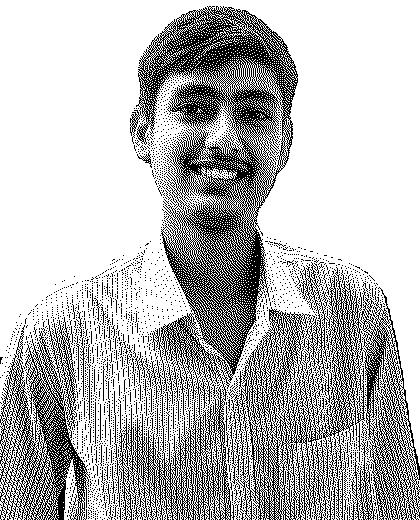
#> input picture data/portrait_dither.png, 420 x 520 px, given in place of portrait_final.png, which was not available
$ python test_dither.py
#> lines starting #> are read from the running program, lines starting #| are printed output that depends on the picture; after the words box and inside, x2 and y2 are one past the last pixel; in counts of white or black regions, pixels touching at a corner belong together; pictures that were not available may be replaced by others from this repository, and a replacement may not be noted
import cv2
import numpy as np
from PIL import Image, ImageEnhance

# 1. Load image and mask
img = cv2.imread('assets/portrait_final.png')
#> img is the input picture: shape (520, 420, 3); 72.8% white; black in thin lines or dots
# Cropping top space
height, width = img.shape[:2]
#> height = 520; width = 420
top = max(0, int(height * 0.015))
#> top = 7
img = img[top:height, :]
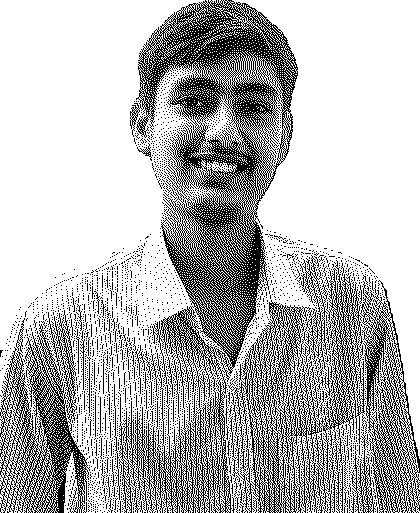
#> img: shape (513, 420, 3); 72.4% white; black in thin lines or dots

mask = cv2.imread('data/portrait_mask.png', cv2.IMREAD_GRAYSCALE)
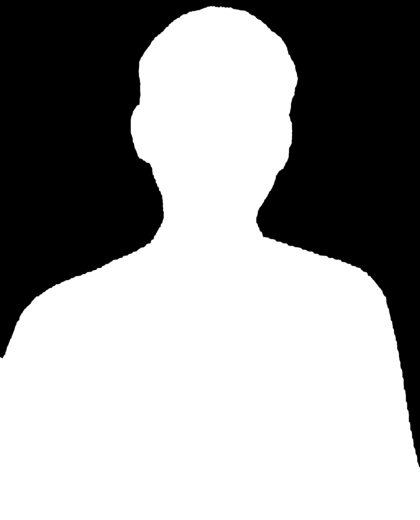
#> input picture data/portrait_mask.png, 420 x 520 px
#> mask is the input picture: shape (520, 420); min 0, max 255, mean 156.7

# 2. Resize
target_width, target_height = 420, 520
img_rgb = cv2.cvtColor(img, cv2.COLOR_BGR2RGB)
resized_img = cv2.resize(img_rgb, (target_width, target_height), interpolation=cv2.INTER_LANCZOS4)
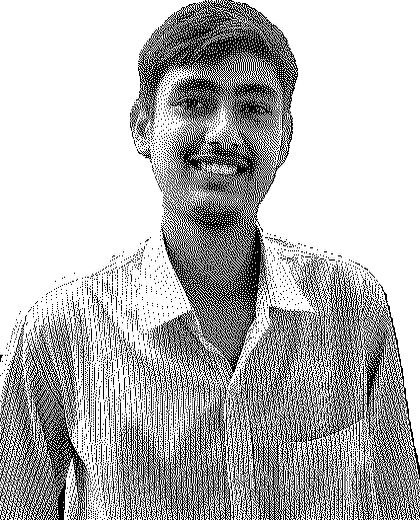
#> resized_img: shape (520, 420, 3); min 0, max 255, mean 184.1
resized_mask = cv2.resize(mask, (target_width, target_height), interpolation=cv2.INTER_AREA)

# 3. Enhance with PIL
pil_img = Image.fromarray(resized_img)
enhancer = ImageEnhance.Contrast(pil_img)
pil_img = enhancer.enhance(1.2) # modest contrast
enhancer = ImageEnhance.Brightness(pil_img)
pil_img = enhancer.enhance(1.1)

# Convert to grayscale
gray_pil = pil_img.convert('L')
gray = np.array(gray_pil)

# 4. Apply mask
gray_masked = np.full_like(gray, 255)
foreground = resized_mask > 20
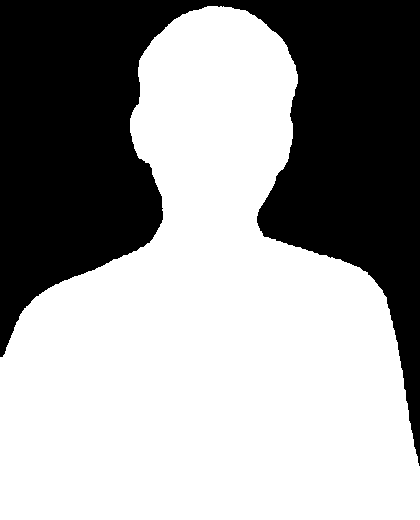
#> foreground: shape (520, 420) bool; 61.8% white; 1 black region, box (x1, y1, x2, y2) and area: (0, 0, 420, 466) 83534
gray_masked[foreground] = gray[foreground]

# 5. Dither using Floyd-Steinberg on the clean masked image
# Dark pixels become black dots
img_d = gray_masked.astype(np.float32).copy()
h, w = img_d.shape
#> h = 520; w = 420
DITHER_THRESHOLD = 110 # adjust threshold to keep more facial features

for y in range(h):
    for x in range(w):
        old_pixel = img_d[y, x]
        new_pixel = 0.0 if old_pixel < DITHER_THRESHOLD else 255.0
        img_d[y, x] = new_pixel
        error = old_pixel - new_pixel

        if x + 1 < w: img_d[y, x + 1] += error * 7 / 16
        if y + 1 < h and x > 0: img_d[y + 1, x - 1] += error * 3 / 16
        if y + 1 < h: img_d[y + 1, x] += error * 5 / 16
        if y + 1 < h and x + 1 < w: img_d[y + 1, x + 1] += error * 1 / 16
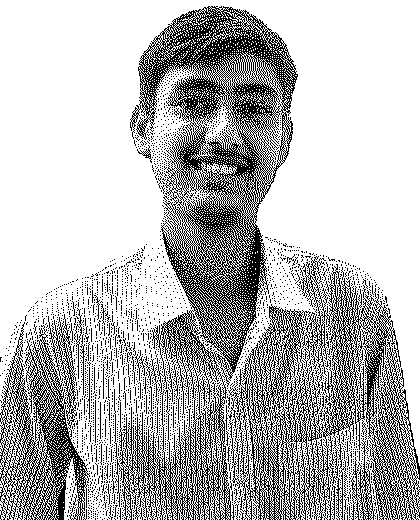
#> img_d: shape (520, 420) float32; 72.6% white; black in thin lines or dots

dither_res = np.where(img_d < 128, 0, 255).astype(np.uint8)
#> dither_res: shape (520, 420); 72.6% white; black in thin lines or dots

Image.fromarray(dither_res).save('data/test_dither_fs.png')
print("Done. Check data/test_dither_fs.png")
